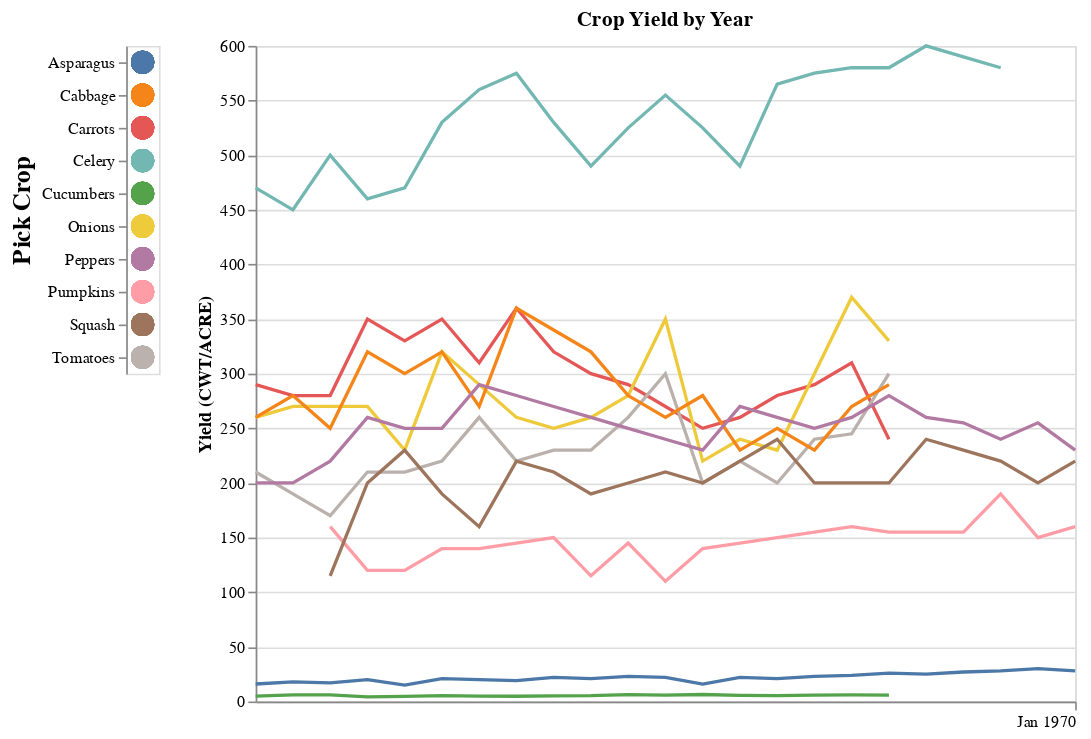

Notebook code for this chart:
### Code cell
(make_selector | alt.layer(highlight_crops, tooltips2 ))

### Figure 1 — Vega-Lite specification as saved in the notebook (floating-point values rounded to 4 significant figures; data arrays with more than 128 entries replaced by an {"elided": "..."} marker saying what was removed)
{"config": {"view": {"continuousWidth": 400, "continuousHeight": 300}}, "hconcat": [{"mark": {"type": "circle", "size": 200}, "encoding": {"color": {"condition": {"field": "Crop", "legend": null, "type": "nominal", "selection": "Crop"}, "value": "lightgrey"}, "y": {"axis": {"title": "Pick Crop", "titleFontSize": 15}, "field": "Crop", "type": "nominal"}}, "selection": {"Crop": {"type": "multi", "fields": ["Crop"]}}}, {"layer": [{"mark": {"type": "line", "strokeWidth": 2}, "encoding": {"color": {"condition": {"field": "Crop", "legend": null, "type": "nominal", "selection": "Crop"}, "value": "lightgrey"}, "x": {"axis": {"format": "%b %Y", "labelAngle": 0, "tickCount": 6, "title": null}, "field": "Year", "type": "temporal"}, "y": {"axis": {"title": "Yield (CWT/ACRE)"}, "field": "Value", "type": "quantitative"}}, "height": 400, "selection": {"Crop": {"type": "multi", "fields": ["Crop"]}}, "title": "Crop Yield by Year", "width": 500}, {"mark": {"type": "rule", "color": "red", "strokeWidth": 2}, "encoding": {"opacity": {"condition": {"value": 1, "selection": "selector023"}, "value": 0}, "tooltip": [{"field": "Year", "type": "quantitative"}, {"field": "Asparagus", "type": "quantitative"}, {"field": "Cabbage", "type": "quantitative"}, {"field": "Carrots", "type": "quantitative"}, {"field": "Celery", "type": "quantitative"}, {"field": "Cucumbers", "type": "quantitative"}, {"field": "Onions", "type": "quantitative"}, {"field": "Peppers", "type": "quantitative"}, {"field": "Pumpkins", "type": "quantitative"}, {"field": "Squash", "type": "quantitative"}, {"field": "Tomatoes", "type": "quantitative"}], "x": {"field": "Year", "type": "temporal"}}, "selection": {"selector023": {"type": "single", "fields": ["Year"], "nearest": true, "on": "mouseover", "empty": "none", "clear": "mouseout"}}, "transform": [{"pivot": "Crop", "value": "Value", "groupby": ["Year"]}]}]}], "data": {"name": "data-da46abc7de517a8dd9edcd1b48f0e43c"}, "$schema": "https://vega.github.io/schema/vega-lite/v4.17.0.json", "datasets": {"data-da46abc7de517a8dd9edcd1b48f0e43c": {"elided": "202 records"}}}
